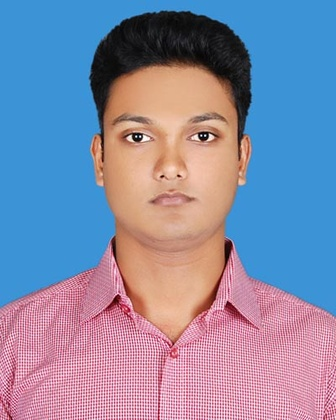
%> input picture Adnan.jpg, 336 x 420 px, shrunk from 400 x 500 before the run
$ octave highpass_filter.m   (GNU Octave 9; MATLAB toolbox functions it lacks are replaced by stand-ins)
%> lines starting %> are read from the running program, lines starting %| are printed output that depends on the picture
getim=imread('Adnan.jpg');
%> getim is the input picture: size 420x336x3 uint8; mean R, G, B 135.7, 139, 167.5
inim=rgb2gray(getim);
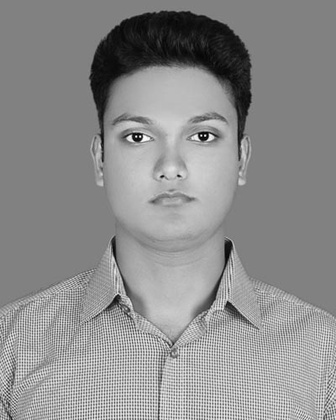
%> inim: size 420x336 uint8; min 0, max 254, mean 141.4
subplot(2,1,1),imshow(inim),title('Input image');
exim=wextend(2,'zpd',inim,1);
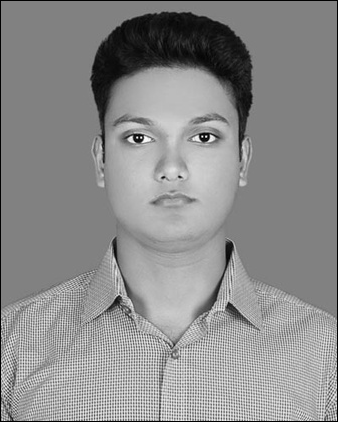
%> exim: size 422x338 uint8; min 0, max 254, mean 139.9
mask=[-1 -1 -1; -1 8 -1;-1 -1 -1];
[r,c]=size(exim);
%> r = 422; c = 338
for i=1:1:r-2,
   for j=1:1:c-2,
      N1=exim(i:i+2,j:j+2);
      ele_multi=mask.*double(N1);
      col_sum=sum(ele_multi);
      row_sum=col_sum(1,1)+col_sum(1,2)+col_sum(1,3);
      ave=row_sum/9;
      outim(i,j)=ave;
   end
end
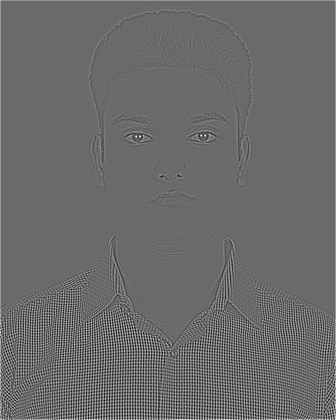
%> outim: size 420x336 double; min -102.2, max 142.2, mean 0.5; drawn with min black and max white
hpassim=uint8(outim);
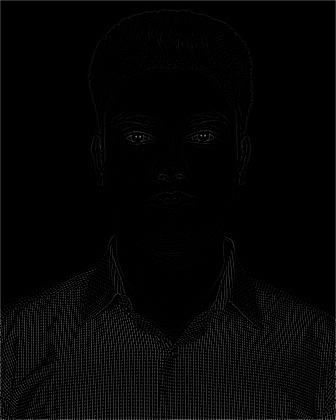
%> hpassim: size 420x336 uint8; min 0, max 142, mean 4.9
subplot(2,1,2),imshow(hpassim),title('High pass filtered image');

$ run again, with a.JPG copied over Adnan.jpg
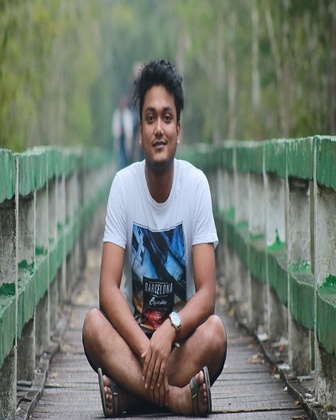
%> input picture a.JPG, 336 x 420 px, shrunk from 400 x 500 before the run
%> getim is the input picture: size 420x336x3 uint8; mean R, G, B 114.1, 122, 110.9
%> after the loop `for i=1:1:r-2,`:
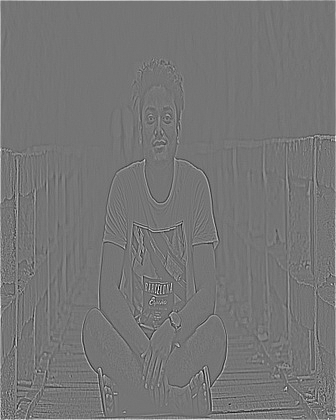
%> outim: size 420x336 double; min -77.67, max 91.11, mean 0.4; drawn with min black and max white
%> `hpassim=uint8(outim);`:
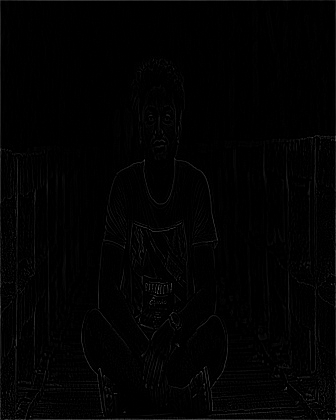
%> hpassim: size 420x336 uint8; min 0, max 91, mean 2.3

$ run again, with i1.jpg copied over Adnan.jpg
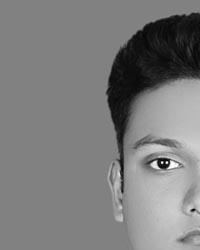
%> input picture i1.jpg, 200 x 250 px
%> getim is the input picture: size 250x200 uint8; min 0, max 255, mean 124.6
%> after the loop `for i=1:1:r-2,`:
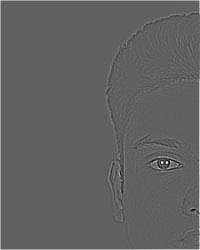
%> outim: size 250x200 double; min -61.11, max 98.89, mean 0.8; drawn with min black and max white
%> `hpassim=uint8(outim);`:
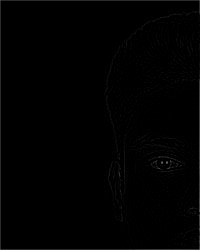
%> hpassim: size 250x200 uint8; min 0, max 99, mean 1.4
